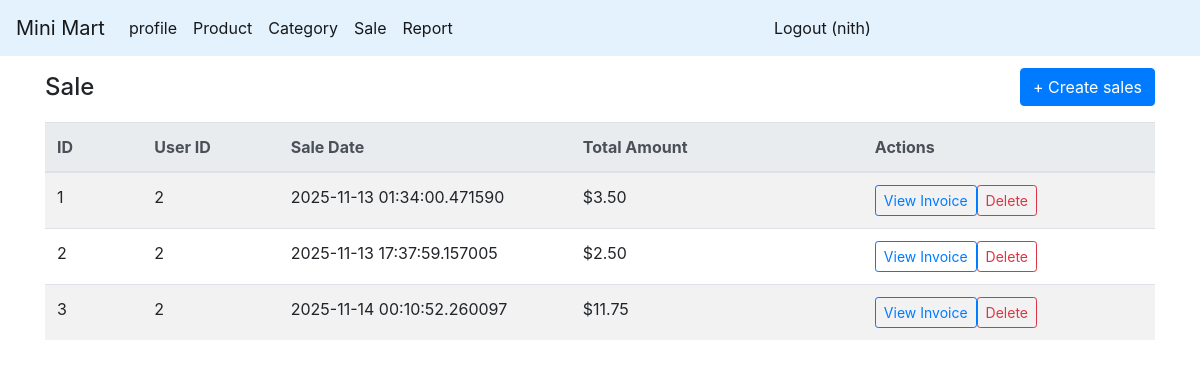
Page /sales_form (signed in) on the committed database.
### app.py (models this page shows)
class Sales(db.Model):
    sales_id = db.Column(db.Integer, primary_key=True)
    user_id = db.Column(db.Integer, db.ForeignKey('user.id'), nullable=False)
    sale_date = db.Column(db.DateTime, nullable=False)
    total_amount = db.Column(db.Float,default=0.0, nullable=False)

### route/sale.py (the view)
@app.route('/sales_form')
@jwt_required()
def sales():
    user=get_jwt_identity()
    list=db.session.execute(text('SELECT * FROM sales')).fetchall()
    sales =[]
    for row in list:
        sale={
            'sales_id': row[0],
            'user_id': row[1],
            'sale_date': row[2],
            'total_amount': row[3]
        }
        sales.append(sale)
    return render_template('sale/sales.html', sales=sales, user=user)

### app.py (called while the page is built)
@jwt.token_in_blocklist_loader
def check_if_token_revoked(jwt_header, jwt_payload):
    jti = jwt_payload["jti"]
    token = TokenBlocklist.query.filter_by(jti=jti).first()
    return token is not None

### templates/sale/sales.html
{% extends "master.html" %}
{% block main_content %}
    <div class="container">
        <div class="d-flex align-items-center justify-content-between mb-3" style="padding-top: 12px">
            <h4 class="mb-0">Sale</h4>
            <a href="/create_sale_form" class="btn btn-primary">+ Create sales</a>
        </div>
        <div class="table-responsive">
            <table class="table table-striped table-hover align-middle">
                <thead class="thead-light">
                <tr>
                    <th style="width:60px">ID</th>
                    <th style="width:84px">User ID</th>
                    <th style="width:180px">Sale Date</th>
                    <th style="width:180px">Total Amount</th>
                    <th style="width:180px">Actions</th>
                </tr>
                </thead>
                <tbody>
                {% for s in sales %}
                    <tr>
                        <td>{{ s.sales_id }}</td>
                        <td>{{ s.user_id }}</td>
                        <td>{{ s.sale_date }}</td>
                        <td>${{ '%.2f'|format(s.total_amount) }}</td>
                        <td>
                            <a href="{{ url_for('sale_details', sales_id=s['sales_id']) }}"
                               class="btn btn-sm btn-outline-primary">View Invoice</a>
                            <form action="{{ url_for('delete_sale', sales_id=s.sales_id) }}" method="post"
                                  class="d-inline"
                                  onsubmit="return confirm('Delete {{ s.sales_id }}?');">
                                <button class="btn btn-sm btn-outline-danger">Delete</button>
                            </form>
                        </td>
                    </tr>
                {% else %}
                    <tr>
                        <td colspan="6" class="text-center text-muted py-4">No category found.</td>
                    </tr>
                {% endfor %}
                </tbody>
            </table>
        </div>
    </div>
{% endblock %}

### rows in the picture
Sales: sales_id "1", user_id "2", sale_date "2025-11-13 01:34:00.471590", total_amount "3.50"
Sales: sales_id "2", user_id "2", sale_date "2025-11-13 17:37:59.157005", total_amount "2.50"
Sales: sales_id "3", user_id "2", sale_date "2025-11-14 00:10:52.260097", total_amount "11.75"

### other values in the picture
{{ user }} "nith"
